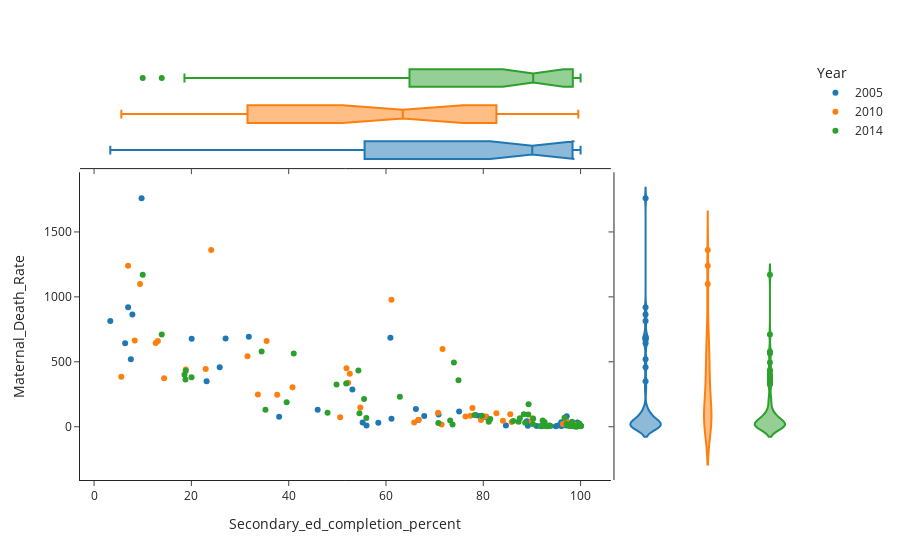

Here is the notebook cell this chart was saved with:
### Markdown cell above
#### Now the same for MDR and Secondary Education completion

### Code cell
df = key_years.loc[(key_years['Sex'] == 'F')]
fig = px.scatter(df,
                 x="Secondary_ed_completion_percent", 
                 y="Maternal_Death_Rate", 
                 color="Year", 
                 marginal_y="violin",
                 marginal_x="box", 
                 template="simple_white",
                 hover_data=["Continent", "Country"])
fig.show()

### Figure 1 — Plotly figure (JSON) as saved in the notebook; plotly's stock layout.template omitted (floating-point values rounded to 4 significant figures; data arrays with more than 128 entries replaced by an {"elided": "..."} marker saying what was removed)
{"data": [{"customdata": [["Europe", "Albania"], ["Europe", "Austria"], ["Europe", "Belarus"], ["Europe", "Belgium"], ["South America", "Brazil"], ["Africa", "Burundi"], ["Asia", "Cambodia"], ["Africa", "Cameroon"], ["South America", "Colombia"], ["Africa", "Congo"], ["North America", "Costa Rica"], ["Europe", "Cyprus"], ["Europe", "Czechia"], ["Europe", "Denmark"], ["North America", "Dominican Republic"], ["South America", "Ecuador"], ["Africa", "Egypt"], ["North America", "El Salvador"], ["Europe", "Estonia"], ["Africa", "Ethiopia"], ["Europe", "Finland"], ["Europe", "Georgia"], ["Europe", "Germany"], ["Europe", "Greece"], ["Africa", "Guinea"], ["North America", "Haiti"], ["North America", "Honduras"], ["Europe", "Hungary"], ["Europe", "Iceland"], ["Asia", "India"], ["Europe", "Ireland"], ["Europe", "Italy"], ["North America", "Jamaica"], ["Europe", "Latvia"], ["Africa", "Lesotho"], ["Europe", "Lithuania"], ["Europe", "Luxembourg"], ["Europe", "Moldova"], ["Europe", "Montenegro"], ["Europe", "Netherlands"], ["North America", "Nicaragua"], ["Europe", "North Macedonia"], ["Europe", "Norway"], ["North America", "Panama"], ["South America", "Paraguay"], ["South America", "Peru"], ["Europe", "Poland"], ["Europe", "Portugal"], ["Africa", "Rwanda"], ["Africa", "Senegal"], ["Europe", "Serbia"], ["Africa", "Sierra Leone"], ["Europe", "Slovakia"], ["Europe", "Slovenia"], ["Europe", "Spain"], ["Europe", "Sweden"], ["Asia", "Thailand"], ["Europe", "Ukraine"], ["Europe", "United Kingdom"], ["Africa", "Zimbabwe"]], "hovertemplate": "Year=2005<br>Secondary_ed_completion_percent=%{x}<br>Maternal_Death_Rate=%{y}<br>Continent=%{customdata[0]}<br>Country=%{customdata[1]}<extra></extra>", "legendgroup": "2005", "marker": {"color": "#1F77B4", "symbol": "circle"}, "mode": "markers", "name": "2005", "orientation": "v", "showlegend": true, "type": "scatter", "x": [98.04, 98.59, 99.23, 89.16, 80.68, 3.33, 23.13, 31.8, 67.86, 20.06, 55.2, 99.46, 100, 100, 79.24, 70.81, 66.66, 61.13, 98.81, 7.875, 100, 97.14, 96.08, 94.89, 6.997, 25.82, 38.04, 97.76, 99.82, 53.09, 96.04, 98.95, 97.15, 58.42, 27.03, 99.11, 95.33, 96.02, 97.05, 97.99, 45.96, 93.57, 100, 78.53, 66.15, 75.03, 91.94, 84.65, 6.38, 7.554, 98.11, 9.76, 99.75, 56, 90.98, 99.31, 88.93, 99.35, 100, 60.91], "xaxis": "x", "y": [22, 6, 11, 7, 71, 814, 351, 692, 83, 677, 33, 12, 5, 6, 83, 94, 52, 62, 18, 865, 5, 39, 6, 3, 920, 459, 77, 15, 5, 286, 7, 3, 80, 30, 679, 14, 9, 34, 9, 11, 131, 10, 5, 88, 137, 118, 4, 9, 643, 519, 12, 1760, 7, 10, 5, 5, 43, 33, 11, 685], "yaxis": "y"}, {"alignmentgroup": "True", "customdata": [["Europe", "Albania"], ["Europe", "Austria"], ["Europe", "Belarus"], ["Europe", "Belgium"], ["South America", "Brazil"], ["Africa", "Burundi"], ["Asia", "Cambodia"], ["Africa", "Cameroon"], ["South America", "Colombia"], ["Africa", "Congo"], ["North America", "Costa Rica"], ["Europe", "Cyprus"], ["Europe", "Czechia"], ["Europe", "Denmark"], ["North America", "Dominican Republic"], ["South America", "Ecuador"], ["Africa", "Egypt"], ["North America", "El Salvador"], ["Europe", "Estonia"], ["Africa", "Ethiopia"], ["Europe", "Finland"], ["Europe", "Georgia"], ["Europe", "Germany"], ["Europe", "Greece"], ["Africa", "Guinea"], ["North America", "Haiti"], ["North America", "Honduras"], ["Europe", "Hungary"], ["Europe", "Iceland"], ["Asia", "India"], ["Europe", "Ireland"], ["Europe", "Italy"], ["North America", "Jamaica"], ["Europe", "Latvia"], ["Africa", "Lesotho"], ["Europe", "Lithuania"], ["Europe", "Luxembourg"], ["Europe", "Moldova"], ["Europe", "Montenegro"], ["Europe", "Netherlands"], ["North America", "Nicaragua"], ["Europe", "North Macedonia"], ["Europe", "Norway"], ["North America", "Panama"], ["South America", "Paraguay"], ["South America", "Peru"], ["Europe", "Poland"], ["Europe", "Portugal"], ["Africa", "Rwanda"], ["Africa", "Senegal"], ["Europe", "Serbia"], ["Africa", "Sierra Leone"], ["Europe", "Slovakia"], ["Europe", "Slovenia"], ["Europe", "Spain"], ["Europe", "Sweden"], ["Asia", "Thailand"], ["Europe", "Ukraine"], ["Europe", "United Kingdom"], ["Africa", "Zimbabwe"]], "hovertemplate": "Year=2005<br>Secondary_ed_completion_percent=%{x}<br>Continent=%{customdata[0]}<br>Country=%{customdata[1]}<extra></extra>", "legendgroup": "2005", "marker": {"color": "#1F77B4", "symbol": "circle"}, "name": "2005", "notched": true, "offsetgroup": "2005", "showlegend": false, "type": "box", "x": [98.04, 98.59, 99.23, 89.16, 80.68, 3.33, 23.13, 31.8, 67.86, 20.06, 55.2, 99.46, 100, 100, 79.24, 70.81, 66.66, 61.13, 98.81, 7.875, 100, 97.14, 96.08, 94.89, 6.997, 25.82, 38.04, 97.76, 99.82, 53.09, 96.04, 98.95, 97.15, 58.42, 27.03, 99.11, 95.33, 96.02, 97.05, 97.99, 45.96, 93.57, 100, 78.53, 66.15, 75.03, 91.94, 84.65, 6.38, 7.554, 98.11, 9.76, 99.75, 56, 90.98, 99.31, 88.93, 99.35, 100, 60.91], "xaxis": "x3", "yaxis": "y3"}, {"alignmentgroup": "True", "customdata": [["Europe", "Albania"], ["Europe", "Austria"], ["Europe", "Belarus"], ["Europe", "Belgium"], ["South America", "Brazil"], ["Africa", "Burundi"], ["Asia", "Cambodia"], ["Africa", "Cameroon"], ["South America", "Colombia"], ["Africa", "Congo"], ["North America", "Costa Rica"], ["Europe", "Cyprus"], ["Europe", "Czechia"], ["Europe", "Denmark"], ["North America", "Dominican Republic"], ["South America", "Ecuador"], ["Africa", "Egypt"], ["North America", "El Salvador"], ["Europe", "Estonia"], ["Africa", "Ethiopia"], ["Europe", "Finland"], ["Europe", "Georgia"], ["Europe", "Germany"], ["Europe", "Greece"], ["Africa", "Guinea"], ["North America", "Haiti"], ["North America", "Honduras"], ["Europe", "Hungary"], ["Europe", "Iceland"], ["Asia", "India"], ["Europe", "Ireland"], ["Europe", "Italy"], ["North America", "Jamaica"], ["Europe", "Latvia"], ["Africa", "Lesotho"], ["Europe", "Lithuania"], ["Europe", "Luxembourg"], ["Europe", "Moldova"], ["Europe", "Montenegro"], ["Europe", "Netherlands"], ["North America", "Nicaragua"], ["Europe", "North Macedonia"], ["Europe", "Norway"], ["North America", "Panama"], ["South America", "Paraguay"], ["South America", "Peru"], ["Europe", "Poland"], ["Europe", "Portugal"], ["Africa", "Rwanda"], ["Africa", "Senegal"], ["Europe", "Serbia"], ["Africa", "Sierra Leone"], ["Europe", "Slovakia"], ["Europe", "Slovenia"], ["Europe", "Spain"], ["Europe", "Sweden"], ["Asia", "Thailand"], ["Europe", "Ukraine"], ["Europe", "United Kingdom"], ["Africa", "Zimbabwe"]], "hovertemplate": "Year=2005<br>Maternal_Death_Rate=%{y}<br>Continent=%{customdata[0]}<br>Country=%{customdata[1]}<extra></extra>", "legendgroup": "2005", "marker": {"color": "#1F77B4", "symbol": "circle"}, "name": "2005", "offsetgroup": "2005", "scalegroup": "y", "showlegend": false, "type": "violin", "xaxis": "x2", "y": [22, 6, 11, 7, 71, 814, 351, 692, 83, 677, 33, 12, 5, 6, 83, 94, 52, 62, 18, 865, 5, 39, 6, 3, 920, 459, 77, 15, 5, 286, 7, 3, 80, 30, 679, 14, 9, 34, 9, 11, 131, 10, 5, 88, 137, 118, 4, 9, 643, 519, 12, 1760, 7, 10, 5, 5, 43, 33, 11, 685], "yaxis": "y2"}, {"customdata": [["South America", "Argentina"], ["Oceania", "Australia"], ["Asia", "Bhutan"], ["Africa", "Burkina Faso"], ["Africa", "Burundi"], ["Asia", "Cambodia"], ["North America", "Canada"], ["Africa", "Chad"], ["Asia", "China"], ["South America", "Colombia"], ["North America", "Costa Rica"], ["North America", "Cuba"], ["Africa", "Dem. Rep. Congo"], ["North America", "Dominican Republic"], ["South America", "Ecuador"], ["North America", "El Salvador"], ["Africa", "Eswatini"], ["Africa", "Gambia"], ["Africa", "Ghana"], ["North America", "Honduras"], ["Africa", "Malawi"], ["Africa", "Mali"], ["North America", "Mexico"], ["Asia", "Mongolia"], ["Africa", "Nigeria"], ["North America", "Panama"], ["South America", "Paraguay"], ["South America", "Peru"], ["Asia", "Philippines"], ["North America", "Puerto Rico"], ["Africa", "Rwanda"], ["Africa", "Sierra Leone"], ["Africa", "South Sudan"], [null, "State of Palestine"], ["Africa", "Sudan"], ["South America", "Suriname"], ["Africa", "Tanzania"], ["Africa", "Togo"], ["North America", "United States"], ["South America", "Uruguay"], ["Africa", "Zambia"], ["Africa", "Zimbabwe"]], "hovertemplate": "Year=2010<br>Secondary_ed_completion_percent=%{x}<br>Maternal_Death_Rate=%{y}<br>Continent=%{customdata[0]}<br>Country=%{customdata[1]}<extra></extra>", "legendgroup": "2010", "marker": {"color": "#FF7F0E", "symbol": "circle"}, "mode": "markers", "name": "2010", "orientation": "v", "showlegend": true, "type": "scatter", "x": [79.54, 99.53, 37.63, 5.601, 8.36, 33.66, 99.31, 6.98, 85.83, 77.36, 65.8, 97.03, 31.53, 85.55, 80.6, 66.73, 51.88, 35.46, 52.21, 50.58, 22.94, 13.11, 84.04, 90.15, 61.13, 76.34, 70.71, 82.7, 77.77, 96.39, 14.4, 24.07, 9.444, 89.92, 52.56, 54.72, 12.66, 18.85, 98.71, 71.44, 40.78, 71.62], "xaxis": "x", "y": [51, 5, 247, 385, 665, 248, 11, 1240, 36, 85, 32, 41, 542, 96, 78, 54, 450, 661, 339, 74, 444, 660, 46, 66, 978, 79, 108, 104, 144, 21, 373, 1360, 1100, 45, 408, 148, 644, 440, 15, 17, 305, 598], "yaxis": "y"}, {"alignmentgroup": "True", "customdata": [["South America", "Argentina"], ["Oceania", "Australia"], ["Asia", "Bhutan"], ["Africa", "Burkina Faso"], ["Africa", "Burundi"], ["Asia", "Cambodia"], ["North America", "Canada"], ["Africa", "Chad"], ["Asia", "China"], ["South America", "Colombia"], ["North America", "Costa Rica"], ["North America", "Cuba"], ["Africa", "Dem. Rep. Congo"], ["North America", "Dominican Republic"], ["South America", "Ecuador"], ["North America", "El Salvador"], ["Africa", "Eswatini"], ["Africa", "Gambia"], ["Africa", "Ghana"], ["North America", "Honduras"], ["Africa", "Malawi"], ["Africa", "Mali"], ["North America", "Mexico"], ["Asia", "Mongolia"], ["Africa", "Nigeria"], ["North America", "Panama"], ["South America", "Paraguay"], ["South America", "Peru"], ["Asia", "Philippines"], ["North America", "Puerto Rico"], ["Africa", "Rwanda"], ["Africa", "Sierra Leone"], ["Africa", "South Sudan"], [null, "State of Palestine"], ["Africa", "Sudan"], ["South America", "Suriname"], ["Africa", "Tanzania"], ["Africa", "Togo"], ["North America", "United States"], ["South America", "Uruguay"], ["Africa", "Zambia"], ["Africa", "Zimbabwe"]], "hovertemplate": "Year=2010<br>Secondary_ed_completion_percent=%{x}<br>Continent=%{customdata[0]}<br>Country=%{customdata[1]}<extra></extra>", "legendgroup": "2010", "marker": {"color": "#FF7F0E", "symbol": "circle"}, "name": "2010", "notched": true, "offsetgroup": "2010", "showlegend": false, "type": "box", "x": [79.54, 99.53, 37.63, 5.601, 8.36, 33.66, 99.31, 6.98, 85.83, 77.36, 65.8, 97.03, 31.53, 85.55, 80.6, 66.73, 51.88, 35.46, 52.21, 50.58, 22.94, 13.11, 84.04, 90.15, 61.13, 76.34, 70.71, 82.7, 77.77, 96.39, 14.4, 24.07, 9.444, 89.92, 52.56, 54.72, 12.66, 18.85, 98.71, 71.44, 40.78, 71.62], "xaxis": "x3", "yaxis": "y3"}, {"alignmentgroup": "True", "customdata": [["South America", "Argentina"], ["Oceania", "Australia"], ["Asia", "Bhutan"], ["Africa", "Burkina Faso"], ["Africa", "Burundi"], ["Asia", "Cambodia"], ["North America", "Canada"], ["Africa", "Chad"], ["Asia", "China"], ["South America", "Colombia"], ["North America", "Costa Rica"], ["North America", "Cuba"], ["Africa", "Dem. Rep. Congo"], ["North America", "Dominican Republic"], ["South America", "Ecuador"], ["North America", "El Salvador"], ["Africa", "Eswatini"], ["Africa", "Gambia"], ["Africa", "Ghana"], ["North America", "Honduras"], ["Africa", "Malawi"], ["Africa", "Mali"], ["North America", "Mexico"], ["Asia", "Mongolia"], ["Africa", "Nigeria"], ["North America", "Panama"], ["South America", "Paraguay"], ["South America", "Peru"], ["Asia", "Philippines"], ["North America", "Puerto Rico"], ["Africa", "Rwanda"], ["Africa", "Sierra Leone"], ["Africa", "South Sudan"], [null, "State of Palestine"], ["Africa", "Sudan"], ["South America", "Suriname"], ["Africa", "Tanzania"], ["Africa", "Togo"], ["North America", "United States"], ["South America", "Uruguay"], ["Africa", "Zambia"], ["Africa", "Zimbabwe"]], "hovertemplate": "Year=2010<br>Maternal_Death_Rate=%{y}<br>Continent=%{customdata[0]}<br>Country=%{customdata[1]}<extra></extra>", "legendgroup": "2010", "marker": {"color": "#FF7F0E", "symbol": "circle"}, "name": "2010", "offsetgroup": "2010", "scalegroup": "y", "showlegend": false, "type": "violin", "xaxis": "x2", "y": [51, 5, 247, 385, 665, 248, 11, 1240, 36, 85, 32, 41, 542, 96, 78, 54, 450, 661, 339, 74, 444, 660, 46, 66, 978, 79, 108, 104, 144, 21, 373, 1360, 1100, 45, 408, 148, 644, 440, 15, 17, 305, 598], "yaxis": "y2"}, {"customdata": {"elided": "71x2 str values"}, "hovertemplate": "Year=2014<br>Secondary_ed_completion_percent=%{x}<br>Maternal_Death_Rate=%{y}<br>Continent=%{customdata[0]}<br>Country=%{customdata[1]}<extra></extra>", "legendgroup": "2014", "marker": {"color": "#2CA02C", "symbol": "circle"}, "mode": "markers", "name": "2014", "orientation": "v", "showlegend": true, "type": "scatter", "x": [97.67, 55.5, 93.8, 18.84, 90.26, 92.78, 39.58, 41.04, 9.995, 88.61, 79.74, 70.76, 99.49, 98.25, 98.57, 99.34, 99.29, 89.25, 87.52, 81.12, 73.2, 98.39, 54.33, 100, 91.78, 49.83, 98.42, 47.99, 13.91, 89.31, 55.96, 98.41, 100, 98.2, 98.94, 74.9, 96.69, 99.73, 34.43, 98.02, 92.5, 20.04, 100, 87.25, 92.2, 62.85, 93.14, 54.55, 99, 81.43, 78.22, 88.33, 99.26, 92.96, 97.1, 35.23, 18.78, 98.1, 99.79, 100, 93.14, 92.59, 51.82, 99.36, 98.74, 18.57, 90.22, 100, 73.69, 86.17, 73.96], "xaxis": "x", "y": [5, 214, 6, 432, 62, 11, 189, 564, 1170, 31, 85, 29, 8, 39, 8, 4, 4, 94, 65, 39, 49, 11, 434, 3, 5, 325, 3, 107, 711, 174, 68, 12, 5, 6, 2, 358, 69, 24, 579, 9, 6, 381, 6, 38, 49, 231, 6, 103, 3, 60, 91, 96, 2, 8, 21, 131, 364, 12, 5, 7, 4, 37, 333, 5, 5, 401, 19, 8, 17, 45, 494], "yaxis": "y"}, {"alignmentgroup": "True", "customdata": {"elided": "71x2 str values"}, "hovertemplate": "Year=2014<br>Secondary_ed_completion_percent=%{x}<br>Continent=%{customdata[0]}<br>Country=%{customdata[1]}<extra></extra>", "legendgroup": "2014", "marker": {"color": "#2CA02C", "symbol": "circle"}, "name": "2014", "notched": true, "offsetgroup": "2014", "showlegend": false, "type": "box", "x": [97.67, 55.5, 93.8, 18.84, 90.26, 92.78, 39.58, 41.04, 9.995, 88.61, 79.74, 70.76, 99.49, 98.25, 98.57, 99.34, 99.29, 89.25, 87.52, 81.12, 73.2, 98.39, 54.33, 100, 91.78, 49.83, 98.42, 47.99, 13.91, 89.31, 55.96, 98.41, 100, 98.2, 98.94, 74.9, 96.69, 99.73, 34.43, 98.02, 92.5, 20.04, 100, 87.25, 92.2, 62.85, 93.14, 54.55, 99, 81.43, 78.22, 88.33, 99.26, 92.96, 97.1, 35.23, 18.78, 98.1, 99.79, 100, 93.14, 92.59, 51.82, 99.36, 98.74, 18.57, 90.22, 100, 73.69, 86.17, 73.96], "xaxis": "x3", "yaxis": "y3"}, {"alignmentgroup": "True", "customdata": {"elided": "71x2 str values"}, "hovertemplate": "Year=2014<br>Maternal_Death_Rate=%{y}<br>Continent=%{customdata[0]}<br>Country=%{customdata[1]}<extra></extra>", "legendgroup": "2014", "marker": {"color": "#2CA02C", "symbol": "circle"}, "name": "2014", "offsetgroup": "2014", "scalegroup": "y", "showlegend": false, "type": "violin", "xaxis": "x2", "y": [5, 214, 6, 432, 62, 11, 189, 564, 1170, 31, 85, 29, 8, 39, 8, 4, 4, 94, 65, 39, 49, 11, 434, 3, 5, 325, 3, 107, 711, 174, 68, 12, 5, 6, 2, 358, 69, 24, 579, 9, 6, 381, 6, 38, 49, 231, 6, 103, 3, 60, 91, 96, 2, 8, 21, 131, 364, 12, 5, 7, 4, 37, 333, 5, 5, 401, 19, 8, 17, 45, 494], "yaxis": "y2"}], "layout": {"legend": {"title": {"text": "Year"}, "tracegroupgap": 0}, "margin": {"t": 60}, "xaxis": {"anchor": "y", "domain": [0, 0.7363], "title": {"text": "Secondary_ed_completion_percent"}}, "xaxis2": {"anchor": "y2", "domain": [0.7413, 1], "matches": "x2", "showline": false, "showticklabels": false, "ticks": ""}, "xaxis3": {"anchor": "y3", "domain": [0, 0.7363], "matches": "x", "showticklabels": false}, "xaxis4": {"anchor": "y4", "domain": [0.7413, 1], "matches": "x2", "showline": false, "showticklabels": false, "ticks": ""}, "yaxis": {"anchor": "x", "domain": [0, 0.7326], "title": {"text": "Maternal_Death_Rate"}}, "yaxis2": {"anchor": "x2", "domain": [0, 0.7326], "matches": "y", "showticklabels": false}, "yaxis3": {"anchor": "x3", "domain": [0.7426, 1], "matches": "y3", "showline": false, "showticklabels": false, "ticks": ""}, "yaxis4": {"anchor": "x4", "domain": [0.7426, 1], "matches": "y3", "showline": false, "showticklabels": false, "ticks": ""}}}
